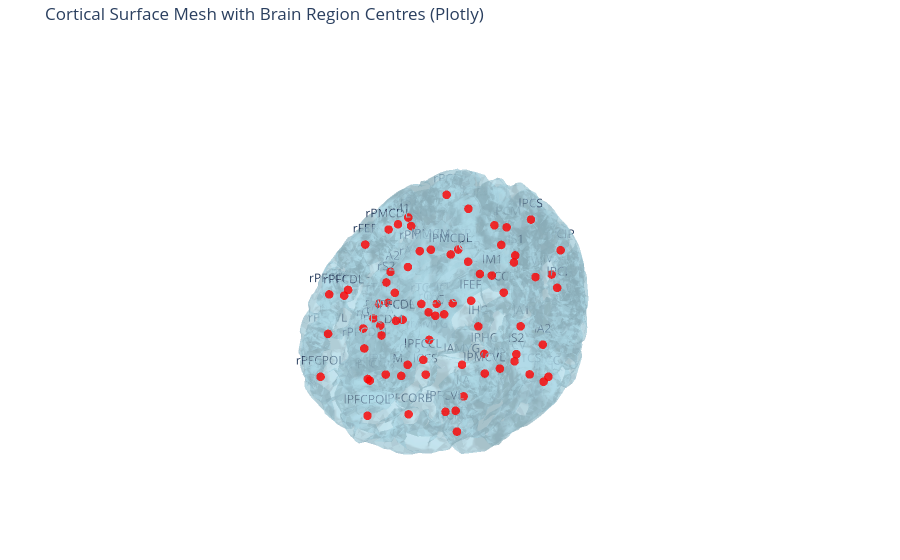

The notebook cell saved with this chart:
### Code cell
# Plotting the surface mesh with brain region centres 
fig = go.Figure(data=[go.Mesh3d(
    x=vertices[:,0], y=vertices[:,1], z=vertices[:,2],
    i=triangles[:,0], j=triangles[:,1], k=triangles[:,2],
    color='lightblue', opacity=0.5
)])
fig.add_trace(go.Scatter3d(
    x=x, y=y, z=z, mode='markers+text',
    marker=dict(size=5, color='red', opacity=0.8),
    text=labels,
    textposition='top center',
    hovertemplate="%{text}<br>x=%{x:.2f}<br>y=%{y:.2f}<br>z=%{z:.2f}<extra></extra>"
))

fig.update_layout(scene=dict(bgcolor='rgba(0,0,0,0)',         # scene background transparent
                    xaxis=dict(showbackground=False, showgrid=False, zeroline=False,
                            showline=False, showticklabels=False, ticks=''),
                    yaxis=dict(showbackground=False, showgrid=False, zeroline=False,
                            showline=False, showticklabels=False, ticks=''),
                    zaxis=dict(showbackground=False, showgrid=False, zeroline=False,
                            showline=False, showticklabels=False, ticks=''),
                            xaxis_title='', yaxis_title='', zaxis_title=''
                  ),
                margin=dict(l=0, r=0, b=0, t=40),
                title='Cortical Surface Mesh with Brain Region Centres')
fig.show()

### Figure 1 — Plotly figure (JSON) as saved in the notebook; plotly's stock layout.template omitted (floating-point values rounded to 4 significant figures; data arrays with more than 128 entries replaced by an {"elided": "..."} marker saying what was removed)
{"data": [{"color": "lightblue", "i": {"elided": "32760 int values"}, "j": {"elided": "32760 int values"}, "k": {"elided": "32760 int values"}, "opacity": 0.5, "type": "mesh3d", "x": {"elided": "16384 float values"}, "y": {"elided": "16384 float values"}, "z": {"elided": "16384 float values"}}, {"hovertemplate": "%{text}<br>x=%{x:.2f}<br>y=%{y:.2f}<br>z=%{z:.2f}<extra></extra>", "marker": {"color": "red", "opacity": 0.8, "size": 5}, "mode": "markers+text", "text": ["rA1", "rA2", "rAMYG", "rCCA", "rCCP", "rCCR", "rCCS", "rFEF", "rG", "rHC", "rIA", "rIP", "rM1", "rPCI", "rPCIP", "rPCM", "rPCS", "rPFCCL", "rPFCDL", "rPFCDM", "rPFCM", "rPFCORB", "rPFCPOL", "rPFCVL", "rPHC", "rPMCDL", "rPMCM", "rPMCVL", "rS1", "rS2", "rTCC", "rTCI", "rTCPOL", "rTCS", "rTCV", "rV1", "rV2", "rCC", "lA1", "lA2", "lAMYG", "lCCA", "lCCP", "lCCR", "lCCS", "lFEF", "lG", "lHC", "lIA", "lIP", "lM1", "lPCI", "lPCIP", "lPCM", "lPCS", "lPFCCL", "lPFCDL", "lPFCDM", "lPFCM", "lPFCORB", "lPFCPOL", "lPFCVL", "lPHC", "lPMCDL", "lPMCM", "lPMCVL", "lS1", "lS2", "lTCC", "lTCI", "lTCPOL", "lTCS", "lTCV", "lV1", "lV2", "lCC"], "textposition": "top center", "type": "scatter3d", "x": [-9.886, -2.605, 6.489, 48.73, -12.17, -38.15, 30.15, 30.4, 36.16, -12.5, 23.24, 9.823, 8.003, -22.15, -51.15, -43.93, -30.09, 54.05, 60.0, 59.61, 59.29, 47.99, 79.21, 53.34, -14.49, 23.77, 18.27, 31.27, -6.552, 6.094, -8.614, -23.43, 18.54, 9.897, -31.9, -70.45, -68.48, 15.14, -9.811, -7.68, 7.672, 39.28, -11.35, -33.14, 28.22, 25.33, 37.05, -10.68, 30.41, 9.535, 6.078, -23.96, -51.9, -41.26, -33.26, 55.05, 56.0, 54.13, 54.17, 49.27, 77.95, 52.24, -8.065, 21.4, 16.53, 28.76, -10.91, 4.455, -14.08, -21.64, 28.61, -0.09629, -22.27, -60.67, -66.77, 13.28], "y": [-47.08, -55.32, -11.67, -2.005, -6.495, -13.05, -4.286, -33.75, -35.08, -24.88, -42.03, -44.11, -32.83, -56.73, -35.9, -8.227, -33.53, -37.43, -14.37, -2.407, -2.547, -16.89, -15.62, -45.33, -20.33, -21.6, -4.266, -53.18, -40.92, -49.0, -59.83, -51.03, -24.95, -53.32, -30.25, -12.87, -22.67, -2.225, 42.26, 58.83, 16.54, 4.487, 1.902, 10.48, 8.509, 38.59, 40.36, 11.56, 39.62, 45.59, 34.16, 52.7, 33.66, 3.156, 25.62, 36.91, 19.84, 5.459, 6.506, 17.28, 20.71, 48.43, 19.2, 21.2, 2.192, 51.96, 34.41, 51.65, 60.37, 52.59, 33.29, 57.88, 30.55, 12.17, 19.43, 1.186], "z": [-3.139, -7.065, -30.85, 8.019, 25.36, -5.608, -31.14, 34.83, -18.94, -20.87, -22.11, -18.76, 38.71, 16.85, 25.68, 27.58, 43.1, 12.54, 26.03, -0.8446, -21.92, -39.7, -15.96, -19.0, -27.62, 45.98, 38.07, -3.211, 34.41, -7.897, -27.92, -39.84, -60.14, -23.79, -33.03, -11.42, -1.62, -1.192, -0.1969, -1.914, -32.11, 10.19, 21.48, -5.473, -31.63, 32.11, -30.48, -17.52, -25.43, -15.7, 35.33, 22.57, 25.07, 31.68, 48.06, 12.7, 26.68, 8.871, -16.28, -40.96, -18.71, -14.64, -31.94, 48.31, 40.92, -2.849, 39.61, -5.311, -27.02, -40.63, -57.77, -18.03, -39.31, -6.555, -4.139, -2.739]}], "layout": {"margin": {"b": 0, "l": 0, "r": 0, "t": 40}, "scene": {"bgcolor": "rgba(0,0,0,0)", "xaxis": {"showbackground": false, "showgrid": false, "showline": false, "showticklabels": false, "ticks": "", "title": {"text": ""}, "zeroline": false}, "yaxis": {"showbackground": false, "showgrid": false, "showline": false, "showticklabels": false, "ticks": "", "title": {"text": ""}, "zeroline": false}, "zaxis": {"showbackground": false, "showgrid": false, "showline": false, "showticklabels": false, "ticks": "", "title": {"text": ""}, "zeroline": false}}, "title": {"text": "Cortical Surface Mesh with Brain Region Centres (Plotly)"}}}
